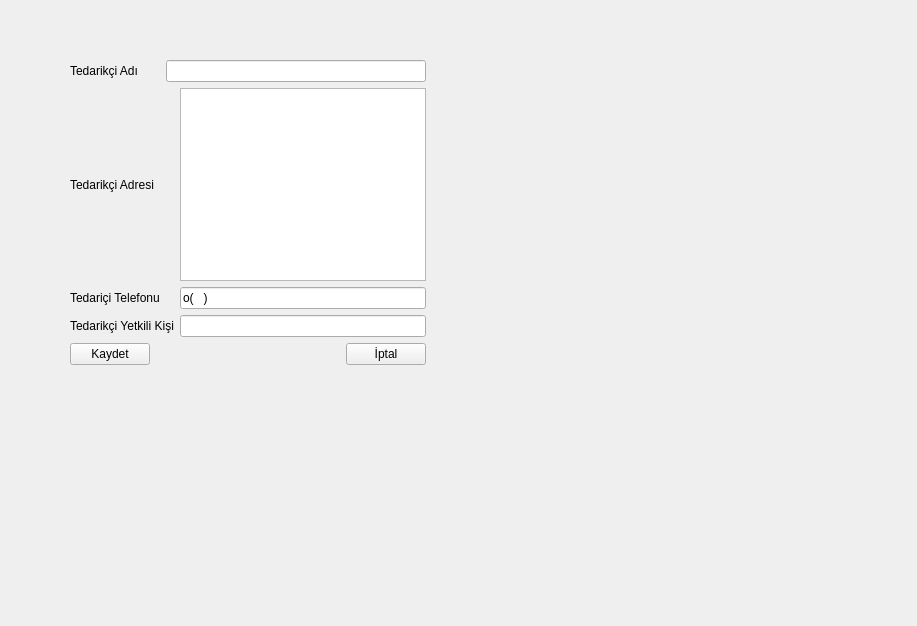
<?xml version="1.0" encoding="UTF-8"?>
<ui version="4.0">
 <class>TedarikciDuzenleme</class>
 <widget class="QWidget" name="TedarikciDuzenleme">
  <property name="geometry">
   <rect>
    <x>0</x>
    <y>0</y>
    <width>917</width>
    <height>626</height>
   </rect>
  </property>
  <property name="windowTitle">
   <string>Form</string>
  </property>
  <widget class="QWidget" name="layoutWidget">
   <property name="geometry">
    <rect>
     <x>70</x>
     <y>60</y>
     <width>356</width>
     <height>305</height>
    </rect>
   </property>
   <layout class="QVBoxLayout" name="verticalLayout">
    <item>
     <layout class="QGridLayout" name="gridLayout">
      <item row="0" column="0">
       <widget class="QLabel" name="lblTedarikciAdi">
        <property name="text">
         <string>Tedarikçi Adı</string>
        </property>
       </widget>
      </item>
      <item row="0" column="1" colspan="2">
       <widget class="QLineEdit" name="leTedarikciAdi"/>
      </item>
      <item row="1" column="0">
       <widget class="QLabel" name="lblTedarikciAdresi">
        <property name="text">
         <string>Tedarikçi Adresi</string>
        </property>
       </widget>
      </item>
      <item row="1" column="2">
       <widget class="QPlainTextEdit" name="pteTedarikciAdresi"/>
      </item>
      <item row="2" column="0">
       <widget class="QLabel" name="lblTedarikciTelefonu">
        <property name="text">
         <string>Tedariçi Telefonu</string>
        </property>
       </widget>
      </item>
      <item row="2" column="2">
       <widget class="QLineEdit" name="leTedarikciTelefon">
        <property name="inputMask">
         <string>\o(D99)999 99 99</string>
        </property>
        <property name="maxLength">
         <number>15</number>
        </property>
        <property name="cursorPosition">
         <number>3</number>
        </property>
       </widget>
      </item>
      <item row="3" column="0" colspan="2">
       <widget class="QLabel" name="lblTedarikciYetkiliKisi">
        <property name="text">
         <string>Tedarikçi Yetkili Kişi</string>
        </property>
       </widget>
      </item>
      <item row="3" column="2">
       <widget class="QLineEdit" name="leTeadrikciYetkiliKisi"/>
      </item>
     </layout>
    </item>
    <item>
     <layout class="QHBoxLayout" name="horizontalLayout">
      <item>
       <widget class="QPushButton" name="btnKaydet">
        <property name="text">
         <string>Kaydet</string>
        </property>
       </widget>
      </item>
      <item>
       <spacer name="horizontalSpacer">
        <property name="orientation">
         <enum>Qt::Horizontal</enum>
        </property>
        <property name="sizeHint" stdset="0">
         <size>
          <width>40</width>
          <height>20</height>
         </size>
        </property>
       </spacer>
      </item>
      <item>
       <widget class="QPushButton" name="btnIptal">
        <property name="text">
         <string>İptal</string>
        </property>
       </widget>
      </item>
     </layout>
    </item>
   </layout>
  </widget>
 </widget>
 <resources/>
 <connections/>
</ui>
